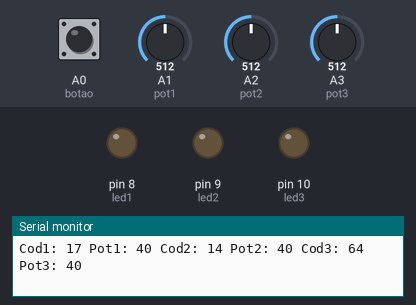
Bench run of a sketch on a simulated Arduino Uno, built with avr-gcc and run on an emulated ATmega328P. On the bench: output pins drawn as LEDs (lit = HIGH), the last lines printed to the serial monitor. The test bench sets the inputs (shaded band); at power-on: A1 (pot1) = 512, A2 (pot2) = 512, A0 (botao) HIGH, A3 (pot3) = 512. Random numbers use the default seed unless the sketch sets one.

Above: at 1.2 s.
1.3 s: A1 (pot1) set to 335
2.8 s: A1 (pot1) set to 311
At 4.0 s:
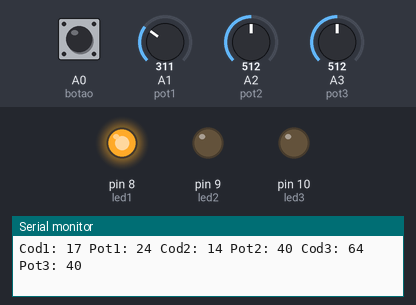
4.4 s: A2 (pot2) set to 299
7.4 s: A2 (pot2) set to 269
At 7.9 s:
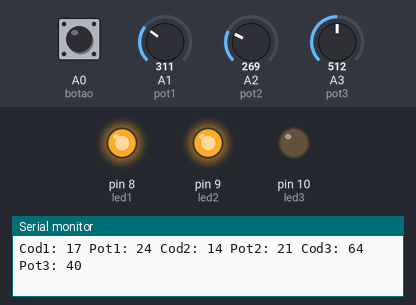
9.0 s: A1 (pot1) set to 225
10.5 s: A1 (pot1) set to 202
At 12.0 s:
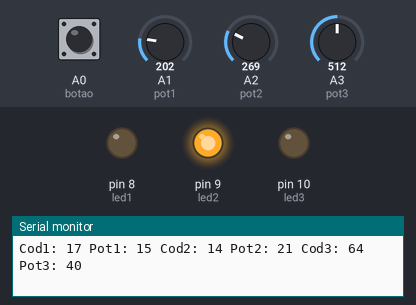
Timing chart, 0 to 13.0 s (numbered marks = the images above; inputs shaded):
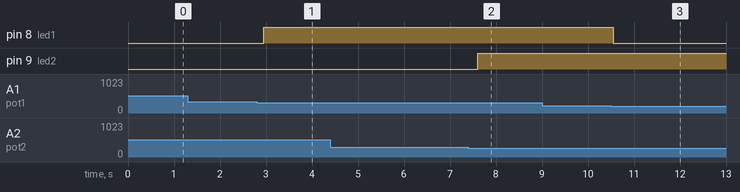

The sketch:

cofre_I2C.ino
```cpp
#include <Wire.h>

#define led1 8
#define led2 9
#define led3 10
#define pot1 A1
#define pot2 A2
#define pot3 A3
#include "Button.h"

Button botao(A0);

byte valor1 = 0;
byte valor2 = 0;
byte valor3 = 0;
byte codigo1 = 0;
byte codigo2 = 0;
byte codigo3 = 0;
byte intervalo = 8;

unsigned long tempoAntes = 0;
unsigned long tempoDepois = 0;
int correctstate = 0;
int err = 0;

void setup() {
  Wire.begin(8);
  Wire.onRequest(requestEvent);

  pinMode(led1, OUTPUT);
  pinMode(led2, OUTPUT);
  pinMode(led3, OUTPUT);
  pinMode(pot1, INPUT);
  pinMode(pot2, INPUT);
  pinMode(pot3, INPUT);
  randomSeed(analogRead(0));

  digitalWrite(led1, LOW);
  digitalWrite(led2, LOW);
  digitalWrite(led3, LOW);

  tempoAntes = millis();

  Serial.begin(9600);
  botao.begin();

  codigo1 = random(0, 73);
  codigo2 = random(0, 73);
  codigo3 = random(0, 73);
}

void loop() {
    valor1 = map(analogRead(pot1), 0, 1023, 0, 80);
    valor2 = map(analogRead(pot2), 0, 1023, 0, 80);
    valor3 = map(analogRead(pot3), 0, 1023, 0, 80);
    tempoDepois = millis();
    if(tempoDepois - tempoAntes >= 210) {
      Serial.print("Cod1: ");
      Serial.print(codigo1);
      Serial.print(" Pot1: ");
      Serial.print(valor1);
      Serial.print(" Cod2: ");
      Serial.print(codigo2);
      Serial.print(" Pot2: ");
      Serial.print(valor2);
      Serial.print(" Cod3: ");
      Serial.print(codigo3);
      Serial.print(" Pot3: ");
      Serial.println(valor3);
      if (valor1 >= codigo1 && valor1 < codigo1 + intervalo) {
        digitalWrite(led1, HIGH);
      }
      else {
        digitalWrite(led1, LOW);
      }
      if (valor2 >= codigo2 && valor2 < codigo2 + intervalo) {
        digitalWrite(led2, HIGH);
      }
      else {
        digitalWrite(led2, LOW);
      }
      if (valor3 >= codigo3 && valor3 < codigo3 + intervalo) {
        digitalWrite(led3, HIGH);
      }
      else {
        digitalWrite(led3, LOW);
      }
      tempoAntes = millis();
    }
    if (botao.pressed()) {
      if(digitalRead(led1) == HIGH && digitalRead(led2) == HIGH && digitalRead(led3) == HIGH) {
        correctstate = 1;
      } else {
        err = 1;
      }
    }
}

void requestEvent() {
  if(correctstate == 1) {
        Wire.write(100);
  } else {
        if (err == 1){
          Wire.write(1);
          err = 0;
        }
  }
}
```

Button.cpp
```cpp
// (licence header left out)
#include "Button.h"
#include <Arduino.h>

Button::Button(uint8_t pin, uint16_t debounce_ms)
:  _pin(pin)
,  _delay(debounce_ms)
,  _state(HIGH)
,  _ignore_until(0)
,  _has_changed(false)
,  _reported_repeats(0)
,  _repeat_delay_ms(-1)
,  _repeat_ms(-1)
{
}

void Button::begin()
{
	pinMode(_pin, INPUT_PULLUP);
}

//
// public methods
//

bool Button::read()
{
	// ignore pin changes until after this delay time
	if (_ignore_until > millis())
	{
		// ignore any changes during this period
	}

	// pin has changed
	else if (digitalRead(_pin) != _state)
	{
		_state = !_state;

		if (_state == RELEASED)
		{
			_reported_repeats = repeats_since_press();
		}

		else
		{
			_reported_repeats = 0;
		}

		_ignore_until = millis() + _delay;
		_has_changed = true;
	}

	return _state;
}

// has the button been toggled from on -> off, or vice versa
bool Button::toggled()
{
	read();
	return has_changed();
}

// mostly internal, tells you if a button has changed after calling the read() function
bool Button::has_changed()
{
	if (_has_changed)
	{
		_has_changed = false;
		return true;
	}
	return false;
}

// how many repeated press events occured since the button was pressed
uint16_t Button::repeat_count()
{
	return _state == PRESSED ? repeats_since_press() : _reported_repeats;
}

// has the button gone from off -> on or pressed repeatedly
bool Button::pressed()
{
	if (read() == PRESSED)
	{
		uint16_t old_repeats = _reported_repeats;
		_reported_repeats = repeats_since_press();
		return (has_changed() || old_repeats != _reported_repeats);
	}
	else
	{
		return false;
	}
}

// has the button gone from on -> off
bool Button::released()
{
	return (read() == RELEASED && has_changed());
}

void Button::set_repeat(int16_t delay_ms, int16_t repeat_ms)
{
	_repeat_delay_ms = delay_ms > _delay ? delay_ms - _delay : 0;
	_repeat_ms = repeat_ms;
}

uint16_t Button::repeats_since_press()
{
 	if (_repeat_delay_ms == -1 || millis() < _ignore_until + _repeat_delay_ms)
	{
		return 0;
	}

	if (_repeat_ms <= 0)
	{
		return 1;
	}

	uint32_t press_time = millis() - _ignore_until;
	return 1 + (press_time - _repeat_delay_ms) / _repeat_ms;
}
```

Button.h
```cpp
// (licence header left out)
#ifndef Button_h
#define Button_h
#include "Arduino.h"

class Button
{
	public:
		Button(uint8_t pin, uint16_t debounce_ms = 100);
		void begin();
		bool read();
		bool toggled();
		bool pressed();
		bool released();
		bool has_changed();
		uint16_t repeat_count();
		void set_repeat(int16_t delay_ms, int16_t repeat_ms);

		const static bool PRESSED = LOW;
		const static bool RELEASED = HIGH;

	private:
		uint16_t repeats_since_press();

		uint8_t  _pin;
		uint16_t _delay;
		bool     _state;
		uint32_t _ignore_until;
		bool     _has_changed;
		uint16_t _reported_repeats;
		int16_t  _repeat_delay_ms;
		int16_t  _repeat_ms;
};

#endif
```

Measured:
- the behaviour switches between 320 and 319 on A1 (pot1) (found by bisection; images 0 and 1)
- the behaviour switches between 282 and 281 on A2 (pot2) (found by bisection; images 1 and 2)
- the behaviour switches between 218 and 217 on A1 (pot1) (found by bisection; images 2 and 3)
- after the input at 2.8 s, pin 8 (led1): LOW → HIGH after 0.15 s
- after the input at 7.4 s, pin 9 (led2): LOW → HIGH after 0.20 s
- after the input at 10.5 s, pin 8 (led1): HIGH → LOW after 0.05 s
